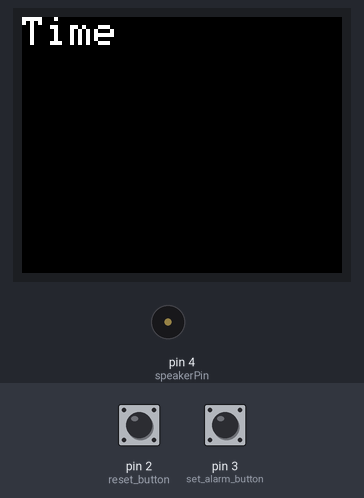
A sketch run on a simulated Arduino Uno, built with avr-gcc and run on an emulated ATmega328P. On the bench: 160×128 colour display, buzzer (waves = sounding). The inputs (shaded band) are chosen by the test bench; at power-on: pin 3 (set_alarm_button) LOW, pin 2 (reset_button) LOW. The local clock reads 2024-03-15 10:24:30 at power-on unless the sketch sets it; what the sketch prints to the serial monitor is not drawn.

Above: at 1.2 s.
1.3 s: pin 3 (set_alarm_button) pulled HIGH for 0.15 s
At 1.9 s:
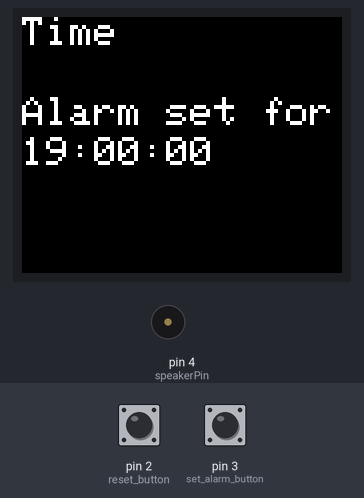
2.0 s: pin 2 (reset_button) pulled HIGH for 3.2 s
At 4.3 s:
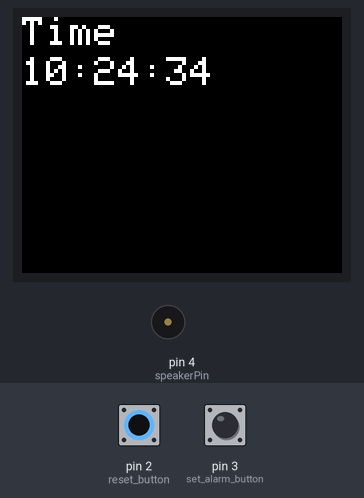
5.8 s: pin 3 (set_alarm_button) pulled HIGH for 1 s
At 6.12 s:
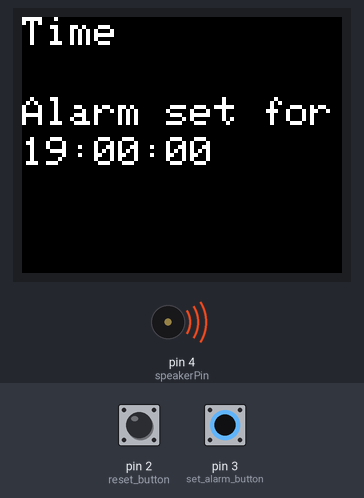
7.4 s: pin 2 (reset_button) pulled HIGH for 3.2 s
At 9.8 s:
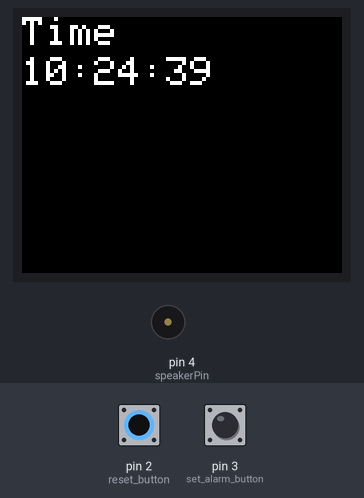
11.2 s: pin 2 (reset_button) driven HIGH and pin 3 (set_alarm_button) driven HIGH
14.2 s: pin 2 (reset_button) driven LOW
At 15.1 s:
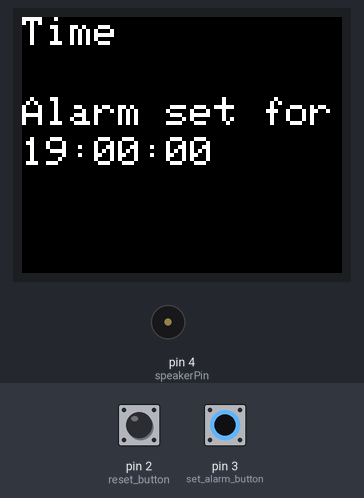
Timing chart, 0 to 18.2 s (numbered marks = the images above; inputs shaded):
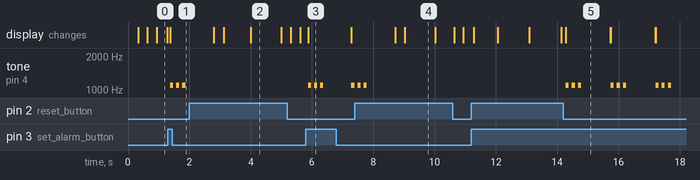

The sketch:

alarm_clock.ino
```cpp
#include <Wire.h>
#include <RTClib.h>
#include <SPI.h>
#include <TFT.h>

#define TFT_CS     10
#define TFT_DC     9
#define TFT_RST    8
#define TFT_SCLK 13
#define TFT_MOSI 11

TFT TftScreen = TFT(TFT_CS,  TFT_DC, TFT_RST);
RTC_DS1307 rtc;

#define reset_button       2
#define set_alarm_button   3
#define speakerPin          4
#define hoursModulator     A0
#define minutesModulator   A1

int reset_button_state = 0;
int set_alarm_button_state = 0;

bool alarm_on = false;

const int print_now_value_y_offset = 20;
const int print_alarm_title_y_offset = 40;
const int print_alarm_value_y_offset = 60;

DateTime alarmTime;

void setup() {
  Serial.begin(9600);

  setup_RTC();

  pinMode(speakerPin, OUTPUT);
  pinMode(reset_button, INPUT);
  pinMode(set_alarm_button, INPUT);


  TftScreen.begin();
  TftScreen.setTextSize(2);
  resetScreen();
}

void loop() {

  reset_button_state = digitalRead(reset_button);

  if (reset_button_state == HIGH) {
    Serial.println("Reset button pressed");
    reset();
    resetScreen();
  }

  DateTime now = rtc.now();
  set_alarm_button_state = digitalRead(set_alarm_button);

  if (set_alarm_button_state == HIGH) {
    Serial.println("Set alarm button pressed");
    // enter the "Set alarm" state;
    // the function clears the screan once it's done
    alarm_on = setAlarm(now);
  }

  TftScreen.stroke(255, 255, 255);
  printTime(now, print_now_value_y_offset);
  delay(10);
  // erase
  TftScreen.stroke(0, 0, 0);
  printTime(now, print_now_value_y_offset);

  if (alarm_on) {
    if( (alarmTime - now).totalseconds() <= 0)
       play_alarm();
  }
}

String doubleDigitFormat(int timeunit) {
  String timeStr = String(timeunit);
  if (timeunit < 10)
    return "0" + timeStr;
  return timeStr;
}

void printTime(const DateTime& dateTime, const int& y_offset) {
  String hour = doubleDigitFormat(dateTime.hour());
  String minute = doubleDigitFormat(dateTime.minute());
  String second = doubleDigitFormat(dateTime.second());
  String stringPrintout = hour + ':' + minute + ':' + second;
  char printout[9];
  stringPrintout.toCharArray(printout, 9);
  TftScreen.text(printout, 0, y_offset);
}

void play_alarm() {
  for (int i = 0; i < 3; i++) {
    tone(4, 1100, 100);
    delay(200);
  }
  delay(800);
}

void setup_RTC() {
  if (! rtc.begin()) {
    Serial.println("Couldn't find RTC");
    while (1);
  }

  if (! rtc.isrunning()) {
    Serial.println("RTC is NOT running!");
    // following line sets the RTC to the date & time this sketch was compiled
    rtc.adjust(DateTime(F(__DATE__), F(__TIME__)));
    // This line sets the RTC with an explicit date & time, for example to set
    // January 21, 2014 at 3am you would call:
    // rtc.adjust(DateTime(2014, 1, 21, 3, 0, 0));
  }
}
void reset() {
  alarm_on = false;
}

void resetScreen() {
  TftScreen.background(0, 0, 0);
  TftScreen.stroke(255, 255, 255);
  TftScreen.text("Time\n ", 0, 0);
}

/// Starts the "set alarm" state
/// Contains a secondary main-loop
bool setAlarm(const DateTime& now) {
  // clear the screen as we enter the new state + initialise local variables
  TftScreen.background(0, 0, 0);
  TftScreen.stroke(255, 255, 255);
  TftScreen.text("Set alarm\n ", 0, 0);
  DateTime alarm;
  bool alarm_is_set = false;
  int alarmHour;
  int alarmMinutes;


  while (true) {
    if (digitalRead(reset_button) == HIGH) {
      break;
    }
    if (digitalRead(set_alarm_button) == HIGH) {
      // set the correct timespan according to the datetime now
      alarm_is_set = true;
      break;
    }

    int hours_reading = analogRead(hoursModulator);
    int minutes_reading = analogRead(minutesModulator);
    Serial.print("analoghours = ");
    Serial.println(hours_reading);
    Serial.print("analogminutes = ");
    Serial.println(minutes_reading);

    // Small adjustments of the "from" upperbound
    // to get a better coverage of the whole range
    alarmHour = map(hours_reading, 0, 1000, 0, 23);
    alarmMinutes = map(minutes_reading, 0, 1010, 0, 59);

    String hours = doubleDigitFormat(alarmHour);
    String minutes = doubleDigitFormat(alarmMinutes);
    char alarmPrintout[6];
    (hours + ':' + minutes).toCharArray(alarmPrintout, 6);
    TftScreen.stroke(255, 255, 255);
    TftScreen.text(alarmPrintout, 0, print_now_value_y_offset);
    delay(100);
    TftScreen.stroke(0, 0, 0);
    TftScreen.text(alarmPrintout, 0, print_now_value_y_offset);
  }

  // clear the screen to initial state before returning
  resetScreen();

  if (alarm_is_set) {
    int hour_offset = alarmHour - now.hour();
    int minutes_offset = alarmMinutes - now.minute();
    TimeSpan alarm_offset = TimeSpan(0, hour_offset, minutes_offset, -now.second());
    alarmTime = now + alarm_offset;
    // if the alarm was set to earlier than now, add a day.
    if ( (alarmTime - now).totalseconds() < 0)
      alarmTime = alarmTime + TimeSpan(1, 0, 0, 0);

    TftScreen.text("Alarm set for:\n", 0, print_alarm_title_y_offset);
    printTime(alarmTime, print_alarm_value_y_offset);
  }
  return alarm_is_set;
}
```

Measured:
- after the input at 1.3 s, tone on pin 4 (speakerPin): alternates 1100 Hz for 0.10 s and silent for 0.10 s, starting after 0.08 s; the display: changes after 0.08 s (image 1)
- after the input at 2.0 s, tone on pin 4 (speakerPin): stops changing and stays silent; the display: first changes after 0.80 s (image 2 shows a later state)
- after the input at 5.8 s, tone on pin 4 (speakerPin): plays 1100 Hz for 0.10 s, 1100 Hz for 0.10 s, 1100 Hz for 0.10 s, 1100 Hz for 0.10 s, starting after 0.07 s; the display: changes after 0.07 s (image 3)
- after the input at 7.4 s, tone on pin 4 (speakerPin): goes on until 7.8 s, then stays silent; the display: first changes after 1.3 s (image 4 shows a later state)
- after the input at 14.2 s, tone on pin 4 (speakerPin): silent → 1100 Hz after 0.08 s, then repeats every 1.5 s: 2 × (silent 0.10 s, 1100 Hz 0.10 s), silent 0.97 s, 1100 Hz 0.10 s; the display: changes after 0.08 s (image 5)
- what the display in image 2 shows lasts 1.0 s, from 4.0 s to 5.0 s
- what the display in image 5 shows lasts 1.4 s, from 14.3 s to 15.7 s
